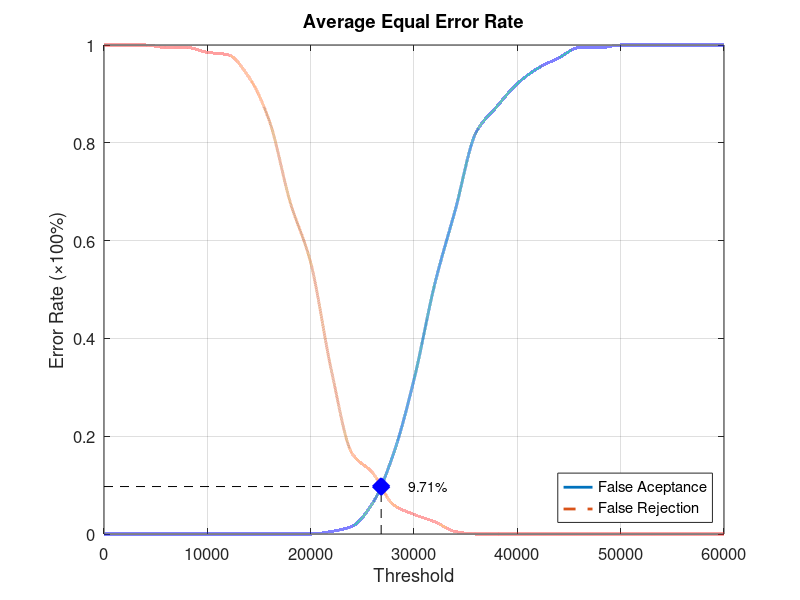
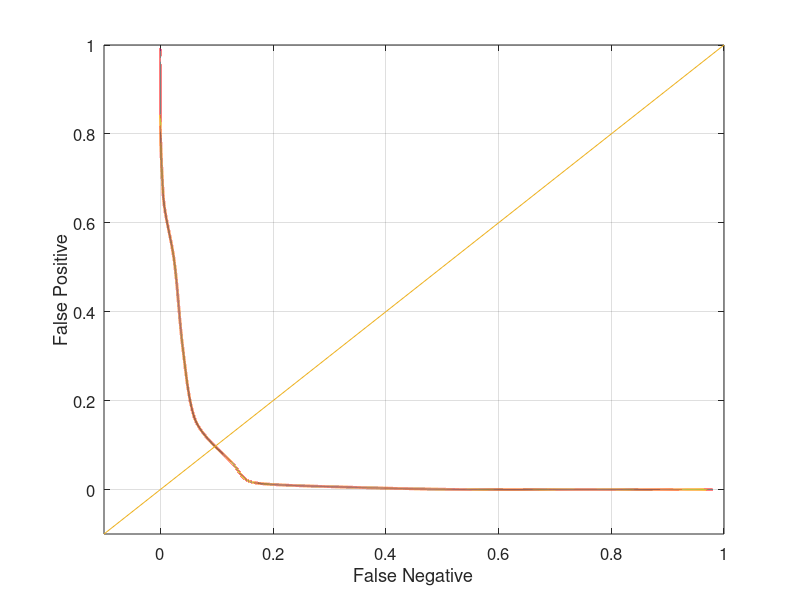

Recreate these plots in MATLAB, in order.
function yEER = Database2_4
close all;
clear;
clc;
x = 0:2000:60000;
xq = 0:0.5:60000;

y0 = [0 0 0 0 0 0 0 0 0 0 0 0.00526316 0.0157895 0.0631579 0.163158 0.315789 0.510526 0.663158 0.821053 0.873684 0.921053 0.952632 0.973684 0.994737 0.994737 1 1 1 1 1 1];
yy0 = interp1(x, y0, xq, 'pchip');
y1 = [1 1 1 0.995 0.995 0.985 0.98 0.935 0.845 0.68 0.555 0.335 0.165 0.125 0.06 0.04 0.025 0.005 0 0 0 0 0 0 0 0 0 0 0 0 0];
yy1 = interp1(x, y1, xq, 'pchip');

% Calculating EER: 
y2 = abs(y0 - y1);
find(y2 == min(y2))
yy2 = abs(yy0 - yy1);
xEER = find(yy2 == min(yy2));
xEERIndex = xq(xEER) % X-axis EER
yEER = yy0(xEER) % Y-axis EER

main = figure
plot(xq, yy0,'-','LineWidth', 2);	hold on
plot(xq, yy1,'--','LineWidth', 2);	hold on
plot([xEERIndex xEERIndex], [0 yEER], 'k--');	hold on
plot([0 xEERIndex], [yEER yEER], 'k--');	hold on
plot(xEERIndex, yEER, 'bx', 'LineWidth', 10);	hold on
text(xEERIndex + 10 * xEERIndex / 100, yEER, [num2str(round((10000 * yEER)) / 100) '%'])
legend('False Aceptance', 'False Rejection', 'Location', 'SouthEast')
xlabel('Threshold')
ylabel('Error Rate (\times100%)')
title('Average Equal Error Rate')
set(gca, 'FontSize', 12)
axis([0 60000 0 1])
grid on

print(main, 'Database2_4Main', '-dpng');
FNRxFPR = figure('Color', [1 1 1]);
plot(yy1, yy0, '-', yy1, yy0, 'LineWidth', 2);
hold on
y = -0.1:0.1:1
plot(y, y); 
set(gca, 'FontSize', 12)
xlabel('False Negative')
ylabel('False Positive')
axis([-0.1 1 -0.1 1])
set(gca, 'FontSize', 12)
grid on

print(FNRxFPR, 'Database2_4FNRxFPR','-dpng');
end
